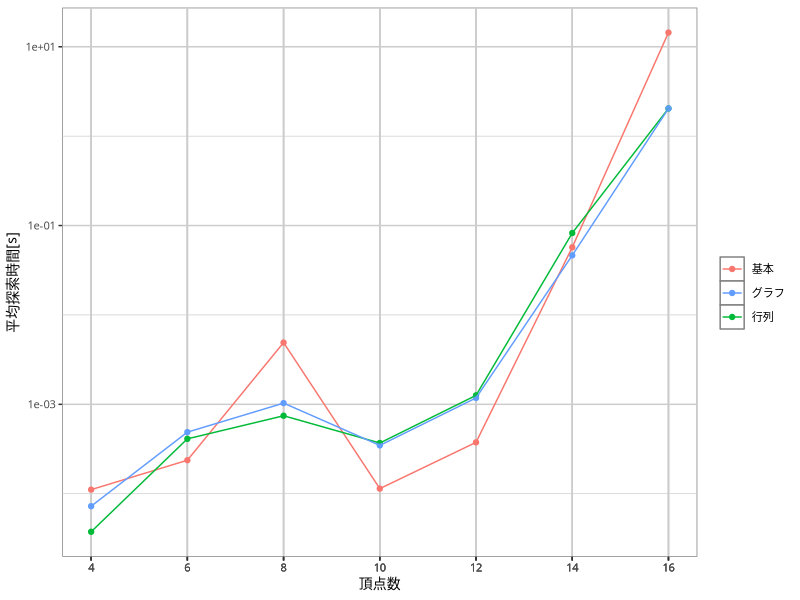

The R script that drew this image:
library(readr)
library(dplyr)
library(ggplot2)

data <- read_csv('cmp-algo-mws.csv') %>%
  filter(d == 3, bdr == 'basic') %>%
  mutate(mtd = mgr) %>%
  group_by(n, d, mtd, node) %>%
  summarise(mean_time = mean(time)) %>%
  ungroup() %>%
  mutate(mtd = as.factor(mtd))

gp <- ggplot(data, aes(x = n, y = mean_time, color = mtd)) +
  geom_point() +
  geom_line() +
  scale_x_continuous(name = '頂点数',
                     breaks = data$n,
                     minor_breaks = NULL,
                     labels = as.character(data$n)) +
  scale_y_continuous(name = '平均探索時間[s]',
                     trans = 'log10') +
  scale_color_discrete(name = '',
                       breaks = c('basic', 'minmax', 'matrix'),
                       labels = c('基本', 'グラフ', '行列')) +
  theme(text = element_text(family = 'IPAexGothic', size = 10),
        panel.background = element_rect(fill = 'white', colour = 'grey50'),
        panel.grid.major = element_line(colour = 'grey80'),
        panel.grid.minor = element_line(colour = 'grey80')
  )

ggsave('the-sinitr-time.pdf', gp,
       width = 15, height = 10, units = 'cm',
       device = cairo_pdf)
